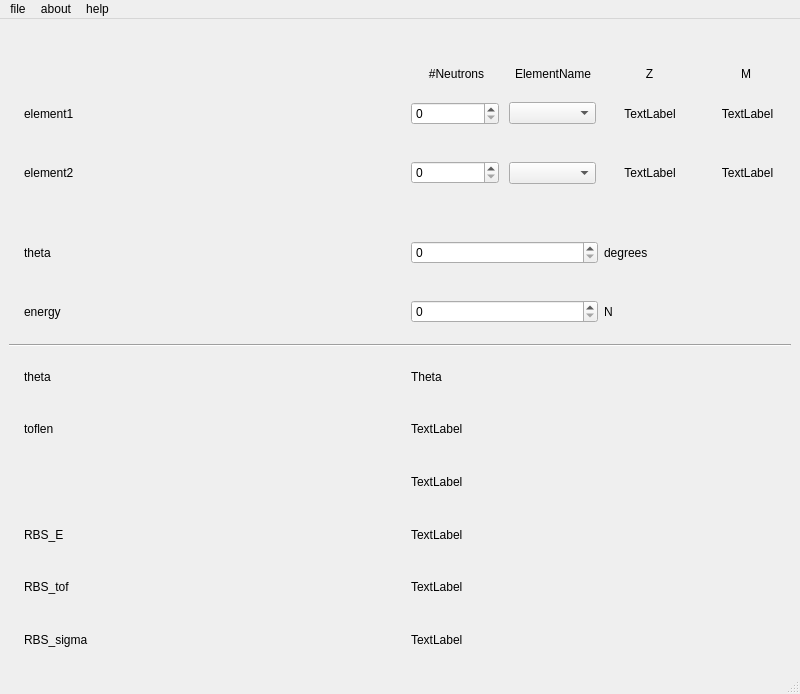
<?xml version="1.0" encoding="UTF-8"?>
<ui version="4.0">
 <class>MainWindow</class>
 <widget class="QMainWindow" name="MainWindow">
  <property name="geometry">
   <rect>
    <x>0</x>
    <y>0</y>
    <width>800</width>
    <height>694</height>
   </rect>
  </property>
  <property name="sizeIncrement">
   <size>
    <width>1</width>
    <height>0</height>
   </size>
  </property>
  <property name="windowTitle">
   <string>MainWindow</string>
  </property>
  <widget class="QWidget" name="centralwidget">
   <layout class="QVBoxLayout" name="verticalLayout">
    <item>
     <layout class="QGridLayout" name="gridLayout">
      <property name="leftMargin">
       <number>15</number>
      </property>
      <item row="2" column="0">
       <widget class="QLabel" name="label">
        <property name="text">
         <string>element1</string>
        </property>
       </widget>
      </item>
      <item row="6" column="0">
       <widget class="QLabel" name="label_8">
        <property name="text">
         <string>energy</string>
        </property>
       </widget>
      </item>
      <item row="6" column="1">
       <layout class="QHBoxLayout" name="horizontalLayout_4">
        <item>
         <widget class="QSpinBox" name="spinBox_4"/>
        </item>
        <item>
         <widget class="QLabel" name="label_10">
          <property name="text">
           <string>N</string>
          </property>
         </widget>
        </item>
       </layout>
      </item>
      <item row="2" column="1">
       <layout class="QHBoxLayout" name="horizontalLayout">
        <property name="spacing">
         <number>10</number>
        </property>
        <item>
         <widget class="QSpinBox" name="spinBox"/>
        </item>
        <item>
         <widget class="QComboBox" name="comboBox"/>
        </item>
        <item>
         <widget class="QLabel" name="label_4">
          <property name="text">
           <string>TextLabel</string>
          </property>
          <property name="alignment">
           <set>Qt::AlignCenter</set>
          </property>
         </widget>
        </item>
        <item>
         <widget class="QLabel" name="label_5">
          <property name="text">
           <string>TextLabel</string>
          </property>
          <property name="alignment">
           <set>Qt::AlignCenter</set>
          </property>
         </widget>
        </item>
       </layout>
      </item>
      <item row="5" column="1">
       <layout class="QHBoxLayout" name="horizontalLayout_3">
        <item>
         <widget class="QSpinBox" name="spinBox_3"/>
        </item>
        <item>
         <widget class="QLabel" name="label_9">
          <property name="text">
           <string>degrees</string>
          </property>
         </widget>
        </item>
       </layout>
      </item>
      <item row="3" column="1">
       <layout class="QHBoxLayout" name="horizontalLayout_2">
        <property name="spacing">
         <number>10</number>
        </property>
        <item>
         <widget class="QSpinBox" name="spinBox_2"/>
        </item>
        <item>
         <widget class="QComboBox" name="comboBox_2"/>
        </item>
        <item>
         <widget class="QLabel" name="label_6">
          <property name="text">
           <string>TextLabel</string>
          </property>
          <property name="alignment">
           <set>Qt::AlignCenter</set>
          </property>
         </widget>
        </item>
        <item>
         <widget class="QLabel" name="label_7">
          <property name="text">
           <string>TextLabel</string>
          </property>
          <property name="alignment">
           <set>Qt::AlignCenter</set>
          </property>
         </widget>
        </item>
       </layout>
      </item>
      <item row="1" column="1">
       <layout class="QHBoxLayout" name="horizontalLayout_6">
        <property name="sizeConstraint">
         <enum>QLayout::SetDefaultConstraint</enum>
        </property>
        <item>
         <widget class="QLabel" name="label_11">
          <property name="layoutDirection">
           <enum>Qt::LeftToRight</enum>
          </property>
          <property name="text">
           <string>#Neutrons</string>
          </property>
          <property name="alignment">
           <set>Qt::AlignBottom|Qt::AlignHCenter</set>
          </property>
         </widget>
        </item>
        <item>
         <widget class="QLabel" name="label_12">
          <property name="text">
           <string>ElementName</string>
          </property>
          <property name="alignment">
           <set>Qt::AlignBottom|Qt::AlignHCenter</set>
          </property>
         </widget>
        </item>
        <item>
         <widget class="QLabel" name="label_13">
          <property name="text">
           <string>Z</string>
          </property>
          <property name="alignment">
           <set>Qt::AlignBottom|Qt::AlignHCenter</set>
          </property>
         </widget>
        </item>
        <item>
         <widget class="QLabel" name="label_14">
          <property name="text">
           <string>M</string>
          </property>
          <property name="alignment">
           <set>Qt::AlignBottom|Qt::AlignHCenter</set>
          </property>
         </widget>
        </item>
       </layout>
      </item>
      <item row="3" column="0">
       <widget class="QLabel" name="label_2">
        <property name="text">
         <string>element2</string>
        </property>
       </widget>
      </item>
      <item row="5" column="0">
       <widget class="QLabel" name="label_3">
        <property name="text">
         <string>theta</string>
        </property>
       </widget>
      </item>
      <item row="4" column="0">
       <spacer name="horizontalSpacer">
        <property name="orientation">
         <enum>Qt::Horizontal</enum>
        </property>
        <property name="sizeType">
         <enum>QSizePolicy::Ignored</enum>
        </property>
        <property name="sizeHint" stdset="0">
         <size>
          <width>40</width>
          <height>20</height>
         </size>
        </property>
       </spacer>
      </item>
     </layout>
    </item>
    <item>
     <widget class="Line" name="line">
      <property name="orientation">
       <enum>Qt::Horizontal</enum>
      </property>
     </widget>
    </item>
    <item>
     <layout class="QGridLayout" name="gridLayout_2">
      <property name="leftMargin">
       <number>15</number>
      </property>
      <item row="4" column="0">
       <widget class="QLabel" name="RBS_tof">
        <property name="text">
         <string>RBS_tof</string>
        </property>
       </widget>
      </item>
      <item row="0" column="1">
       <widget class="QLabel" name="theta_number">
        <property name="text">
         <string>Theta</string>
        </property>
       </widget>
      </item>
      <item row="1" column="0">
       <widget class="QLabel" name="toflen">
        <property name="text">
         <string>toflen</string>
        </property>
       </widget>
      </item>
      <item row="1" column="1">
       <widget class="QLabel" name="toflen_number">
        <property name="text">
         <string>TextLabel</string>
        </property>
       </widget>
      </item>
      <item row="3" column="0">
       <widget class="QLabel" name="RBS_E">
        <property name="text">
         <string>RBS_E</string>
        </property>
       </widget>
      </item>
      <item row="2" column="1">
       <widget class="QLabel" name="toflen_number2">
        <property name="text">
         <string>TextLabel</string>
        </property>
       </widget>
      </item>
      <item row="3" column="1">
       <widget class="QLabel" name="RBS_E_number">
        <property name="text">
         <string>TextLabel</string>
        </property>
       </widget>
      </item>
      <item row="5" column="0">
       <widget class="QLabel" name="RBS_sigma">
        <property name="text">
         <string>RBS_sigma</string>
        </property>
       </widget>
      </item>
      <item row="5" column="1">
       <widget class="QLabel" name="RBS_sigma_number">
        <property name="text">
         <string>TextLabel</string>
        </property>
       </widget>
      </item>
      <item row="4" column="1">
       <widget class="QLabel" name="RBS_tof_number">
        <property name="text">
         <string>TextLabel</string>
        </property>
       </widget>
      </item>
      <item row="0" column="0">
       <widget class="QLabel" name="theta">
        <property name="text">
         <string>theta</string>
        </property>
       </widget>
      </item>
     </layout>
    </item>
   </layout>
  </widget>
  <widget class="QMenuBar" name="menubar">
   <property name="geometry">
    <rect>
     <x>0</x>
     <y>0</y>
     <width>800</width>
     <height>21</height>
    </rect>
   </property>
   <widget class="QMenu" name="menufile">
    <property name="title">
     <string>file</string>
    </property>
    <addaction name="actionsave"/>
    <addaction name="actionload"/>
    <addaction name="separator"/>
    <addaction name="actionclose"/>
   </widget>
   <widget class="QMenu" name="menuabout">
    <property name="title">
     <string>about</string>
    </property>
   </widget>
   <widget class="QMenu" name="menuhelp">
    <property name="title">
     <string>help</string>
    </property>
   </widget>
   <addaction name="menufile"/>
   <addaction name="menuabout"/>
   <addaction name="menuhelp"/>
  </widget>
  <widget class="QStatusBar" name="statusbar"/>
  <action name="actionsave">
   <property name="text">
    <string>save</string>
   </property>
   <property name="shortcut">
    <string>Ctrl+S</string>
   </property>
  </action>
  <action name="actionload">
   <property name="text">
    <string>load</string>
   </property>
   <property name="toolTip">
    <string extracomment="load a files">load</string>
   </property>
   <property name="shortcut">
    <string>Ctrl+O</string>
   </property>
  </action>
  <action name="actionclose">
   <property name="text">
    <string>close</string>
   </property>
  </action>
 </widget>
 <resources/>
 <connections/>
</ui>
